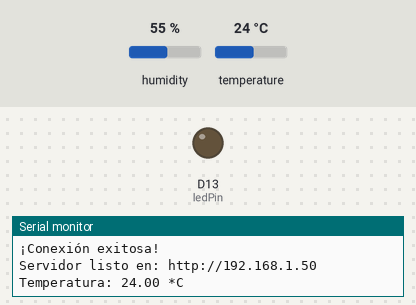
Recording of a sketch running on a simulated Arduino Uno R4 WiFi. Parts: output pins drawn as LEDs (lit = HIGH), the last lines printed to the serial monitor. The inputs (shaded band) are chosen by the test bench; at power-on: temperature 24 °C, humidity 55 %. WiFi joins after 1.5 s; servers stay silent unless stated.

Above: at 2.7 s.
2.8 s: temperature set to 26 °C
7.2 s: temperature set to 29 °C
At 10.9 s:
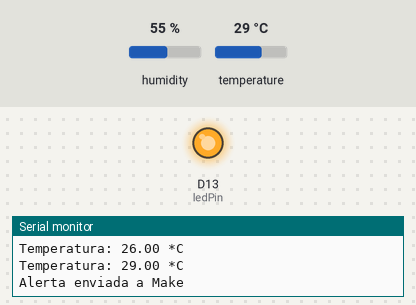
11.5 s: temperature set to 12 °C
At 15.1 s:
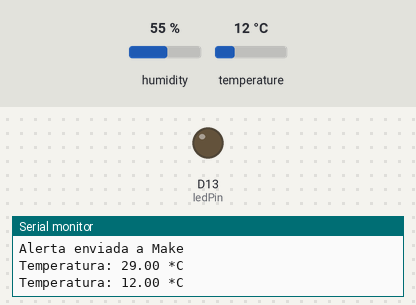
15.5 s: temperature set to 28 °C
At 19.4 s:
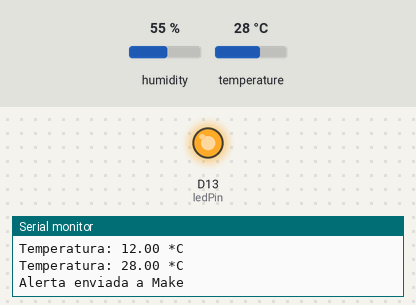
Timing chart, 0 to 20.5 s (numbered marks = the images above; inputs shaded):
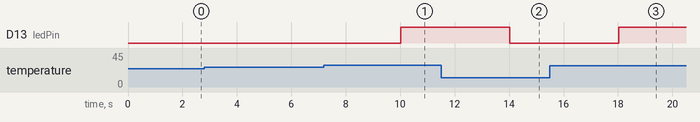

Measured:
- the behaviour switches between 27 and 28 °C on temperature (found by bisection; images 0 and 1)
- after the input at 7.2 s, D13 (ledPin): LOW → HIGH after 2.8 s
- after the input at 11.5 s, D13 (ledPin): HIGH → LOW after 2.5 s
- after the input at 15.5 s, D13 (ledPin): LOW → HIGH after 2.5 s

The sketch:

DHT11Proyect.ino
```cpp
#include <WiFiS3.h>
#include <WiFiSSLClient.h>
#include <DHT.h>

#define DHTPIN 2
#define DHTTYPE DHT11

DHT dht(DHTPIN, DHTTYPE);

const char* ssid = "Mega_2.4G_9887"; // debe ser red de 2.4 GHz
const char* password = "9FXbZRuD";
const char* host = "hook.us2.make.com"; // ajusta segun tu zona de Make
const char* webhookPath = "/t40wbzqiixrba4jvotcds2z8bok9xjmb"; // parte despues del dominio

const int ledPin = 13;
const float UMBRAL_TEMP = 27.40; // grados Celsius

bool estadoCaliente = false;
float ultimaTemp = 25.30;
float ultimaHumedad = 65;
unsigned long ultimaLectura = 0;
const unsigned long INTERVALO_LECTURA = 2000;

WiFiServer server(80);
WiFiSSLClient client;

void setup() {
  Serial.begin(9600);
  dht.begin();
  pinMode(ledPin, OUTPUT);
  digitalWrite(ledPin, LOW);

  Serial.print("Conectando a Wi-Fi");

  // Iniciar la conexión
  WiFi.begin(ssid, password);

  // Esperar hasta estar conectado Y tener una IP válida asignada por el router
  while (WiFi.status() != WL_CONNECTED || WiFi.localIP() == IPAddress(0, 0, 0, 0)) {
    delay(500);
    Serial.print(".");
  }

  Serial.println("\n¡Conexión exitosa!");
  Serial.print("Servidor listo en: http://");
  Serial.println(WiFi.localIP());

  server.begin();
}

void loop() {
  if (millis() - ultimaLectura >= INTERVALO_LECTURA) {
    ultimaLectura = millis();
    leerYEvaluar();
  }

  WiFiClient webClient = server.available();
  if (webClient) {
    while (webClient.connected() && webClient.available()) {
      char c = webClient.read();
      if (c == '\n') break;
    }
    enviarPagina(webClient);
    webClient.stop();
  }
}

void leerYEvaluar() {
  float humedad = dht.readHumidity();
  float temperatura = dht.readTemperature();

  if (isnan(humedad) || isnan(temperatura)) {
    Serial.println("Error al leer el sensor DHT11");
    return;
  }

  ultimaTemp = temperatura;
  ultimaHumedad = humedad;
  Serial.print("Temperatura: ");
  Serial.print(temperatura);
  Serial.println(" *C");

  bool estaCalienteAhora = (temperatura >= UMBRAL_TEMP);
  digitalWrite(ledPin, estaCalienteAhora ? HIGH : LOW);

  if (estaCalienteAhora && !estadoCaliente) {
    enviarAlertaMake(temperatura);
  }
  estadoCaliente = estaCalienteAhora;
}

void enviarPagina(WiFiClient &webClient) {
  webClient.println("HTTP/1.1 200 OK");
  webClient.println("Content-Type: text/html");
  webClient.println("Connection: close");
  webClient.println();
  webClient.println("<!DOCTYPE html><html><head>");
  webClient.println("<meta name='viewport' content=");
  webClient.println("'width=device-width, initial-scale=1'>");
  webClient.println("<meta http-equiv='refresh' content='5'>");
  webClient.println("<style>");
  webClient.println("body{font-family:sans-serif;text-align:center;}");
  webClient.println("body{margin-top:50px;}");
  webClient.println("h1{font-size:28px;}");
  webClient.println(".valor{font-size:48px;font-weight:bold;}");
  webClient.println("</style></head><body>");
  webClient.println("<h1>Monitor del cuarto</h1>");
  webClient.print("<p>Temperatura</p><p class='valor'>");
  webClient.print(ultimaTemp);
  webClient.println(" &deg;C</p>");
  webClient.print("<p>Humedad</p><p class='valor'>");
  webClient.print(ultimaHumedad);
  webClient.println(" %</p>");
  webClient.print("<p>Estado: <b>");
  webClient.print(estadoCaliente ? "CALIENTE (LED encendido)" : "Normal");
  webClient.println("</b></p>");
  webClient.println("</body></html>");
}

void enviarAlertaMake(float temp) {
  if (client.connect(host, 443)) {
    String jsonPayload = "{\"temperatura\":" + String(temp) + "}";
    client.println("POST " + String(webhookPath) + " HTTP/1.1");
    client.println("Host: " + String(host));
    client.println("Content-Type: application/json");
    client.println("Content-Length: " + String(jsonPayload.length()));
    client.println("Connection: close");
    client.println();
    client.println(jsonPayload);
    Serial.println("Alerta enviada a Make");
  } else {
    Serial.println("Fallo la conexion al webhook");
  }
  client.stop();
}
```
